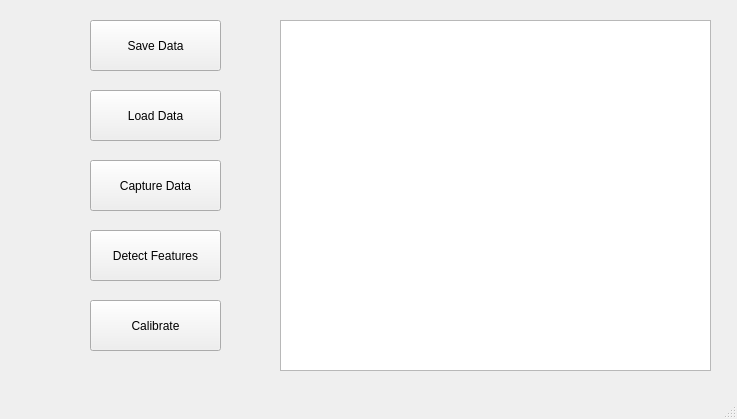
<?xml version="1.0" encoding="UTF-8"?>
<ui version="4.0">
 <class>MainWindow</class>
 <widget class="QMainWindow" name="MainWindow">
  <property name="geometry">
   <rect>
    <x>0</x>
    <y>0</y>
    <width>737</width>
    <height>419</height>
   </rect>
  </property>
  <property name="windowTitle">
   <string>MainWindow</string>
  </property>
  <widget class="QWidget" name="centralwidget">
   <widget class="QPushButton" name="captureButton">
    <property name="geometry">
     <rect>
      <x>90</x>
      <y>160</y>
      <width>131</width>
      <height>51</height>
     </rect>
    </property>
    <property name="text">
     <string>Capture Data</string>
    </property>
   </widget>
   <widget class="QPushButton" name="detectButton">
    <property name="geometry">
     <rect>
      <x>90</x>
      <y>230</y>
      <width>131</width>
      <height>51</height>
     </rect>
    </property>
    <property name="text">
     <string>Detect Features</string>
    </property>
   </widget>
   <widget class="QPushButton" name="calibrateButton">
    <property name="geometry">
     <rect>
      <x>90</x>
      <y>300</y>
      <width>131</width>
      <height>51</height>
     </rect>
    </property>
    <property name="text">
     <string>Calibrate</string>
    </property>
   </widget>
   <widget class="QTextBrowser" name="textBrowser">
    <property name="geometry">
     <rect>
      <x>280</x>
      <y>20</y>
      <width>431</width>
      <height>351</height>
     </rect>
    </property>
   </widget>
   <widget class="QPushButton" name="loadButton">
    <property name="geometry">
     <rect>
      <x>90</x>
      <y>90</y>
      <width>131</width>
      <height>51</height>
     </rect>
    </property>
    <property name="text">
     <string>Load Data</string>
    </property>
   </widget>
   <widget class="QPushButton" name="saveButton">
    <property name="geometry">
     <rect>
      <x>90</x>
      <y>20</y>
      <width>131</width>
      <height>51</height>
     </rect>
    </property>
    <property name="text">
     <string>Save Data</string>
    </property>
   </widget>
  </widget>
  <widget class="QMenuBar" name="menubar">
   <property name="geometry">
    <rect>
     <x>0</x>
     <y>0</y>
     <width>737</width>
     <height>19</height>
    </rect>
   </property>
  </widget>
  <widget class="QStatusBar" name="statusbar"/>
 </widget>
 <resources/>
 <connections/>
</ui>
